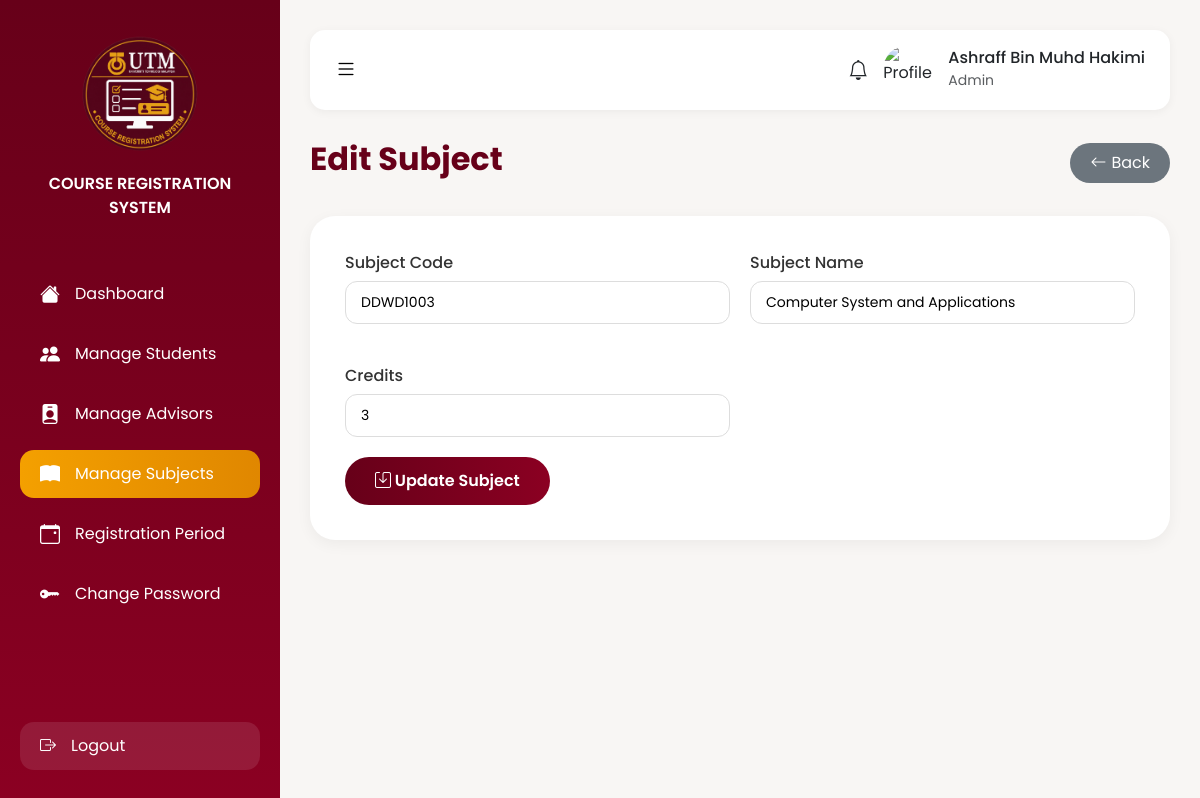
Screenshot of /admin/edit_subject.php?code=DDWD1003 (signed in) with the database file from the repository.
### tables this page shows
CREATE TABLE `users` (
  `user_id` int(11) NOT NULL,
  `matrix_number` varchar(100) NOT NULL,
  `user_name` varchar(100) NOT NULL,
  `utm_email` varchar(100) NOT NULL,
  `second_email` varchar(100) NOT NULL,
  `phone` varchar(100) NOT NULL,
  `password` varchar(100) NOT NULL,
  `role` enum('student','advisor','admin') NOT NULL,
  `login_cred` varchar(100) DEFAULT NULL
);

CREATE TABLE `subjects` (
  `subject_code` varchar(20) NOT NULL,
  `subject_name` varchar(100) NOT NULL,
  `credits` int(2) NOT NULL,
  `programme` varchar(100) NOT NULL,
  `is_hidden` tinyint(1) NOT NULL DEFAULT 0
);

### admin/edit_subject.php (the view, shortened to what this page needs)
<?php
require_once '../db_connect.php';
$admin_name = 'Admin';
$stmt = $conn->prepare("SELECT user_name FROM users WHERE user_id = ?");
$stmt->bind_param("i", $_SESSION['user_id']);
$stmt->execute();
$result = $stmt->get_result();
if ($row = $result->fetch_assoc()) {
    $admin_name = $row['user_name'];
}
$subject_code = trim($_GET['code']);
$stmt = $conn->prepare("SELECT subject_code, subject_name, credits FROM subjects WHERE subject_code = ?");
$stmt->bind_param("s", $subject_code);
$stmt->execute();
$result = $stmt->get_result();
$subject = $result->fetch_assoc();
?>
<!DOCTYPE html>
<html lang="en">
<head>
    <link href="https://cdn.jsdelivr.net/npm/bootstrap@5.3.0/dist/css/bootstrap.min.css" rel="stylesheet">
    <link rel="stylesheet" href="https://cdn.jsdelivr.net/npm/bootstrap-icons@1.11.3/font/bootstrap-icons.min.css">
</head>
<body>
<div class="sidebar">
    <div class="logo"><img src="../images/utmlogo.png" alt="UTM Logo"><div class="system-title">COURSE REGISTRATION SYSTEM</div></div>
    <div class="menu">
        <a href="admin_dashboard.php"><i class="bi bi-house-fill"></i> Dashboard</a>
        <a href="manage_students.php"><i class="bi bi-people-fill"></i> Manage Students</a>
        <a href="manage_advisors.php"><i class="bi bi-person-badge-fill"></i> Manage Advisors</a>
        <a href="manage_subjects.php" class="active"><i class="bi bi-book-fill"></i> Manage Subjects</a>
        <a href="manage_registration_period.php"><i class="bi bi-calendar-event"></i> Registration Period</a>
        <a href="admin_changepassword.php"><i class="bi bi-key-fill"></i> Change Password</a>
    </div>
    <div class="logout"><a href="../index.html"><i class="bi bi-box-arrow-right"></i> Logout</a></div>
</div>
<div class="main-content">
    <div class="topbar">
        <button class="toggle-btn" onclick="toggleSidebar()"><i class="bi bi-list"></i></button>
        <div class="profile-box" onclick="location.href='profile.php'">
            <i class="bi bi-bell fs-5"></i>
            <img src="https://cdn-icons-png.flaticon.com/512/3135/3135715.png" alt="Profile">
            <div><h6 class="mb-0"><?php echo htmlspecialchars($admin_name); ?></h6><small class="text-muted">Admin</small></div>
        </div>
    </div>
    <div class="page-header">
        <h2>Edit Subject</h2>
        <a href="manage_subjects.php" class="btn-cancel"><i class="bi bi-arrow-left"></i> Back</a>
    </div>
    <div class="form-card">
        <form method="POST">
            <div class="row-custom">
                <div class="form-group">
                    <label>Subject Code</label>
                    <input type="text" name="code" value="<?php echo htmlspecialchars($subject['subject_code']); ?>" required>
                </div>
                <div class="form-group">
                    <label>Subject Name</label>
                    <input type="text" name="name" value="<?php echo htmlspecialchars($subject['subject_name']); ?>" required>
                </div>
                <div class="form-group">
                    <label>Credits</label>
                    <input type="number" name="credits" min="1" max="5" value="<?php echo $subject['credits']; ?>" required>
                </div>
            </div>
            <button type="submit" class="btn-submit"><i class="bi bi-save"></i> Update Subject</button>
        </form>
    </div>
</div>
</body>
</html>

### admin/edit_subject.php (style rules this page uses)
* { margin: 0; padding: 0; box-sizing: border-box; font-family: 'Poppins', sans-serif; }
body { background: #f8f6f4; overflow-x: hidden; }
.sidebar { width: 280px; height: 100vh; background: linear-gradient(to bottom, #670019, #8b0022); position: fixed; padding: 30px 20px; color: white; transition: transform 0.3s ease; z-index: 1000; }
.logo { text-align: center; margin-bottom: 50px; }
.logo img { width: 130px; }
.system-title { color: white; font-size: 16px; font-weight: 600; margin-top: 12px; }
.menu a { display: flex; align-items: center; gap: 15px; text-decoration: none; color: white; padding: 9px 20px; border-radius: 14px; margin-bottom: 12px; transition: 0.3s; font-size: 16px; }
.menu a:hover, .menu .active { background: linear-gradient(to right, #f4a000, #e08700); }
.menu i { font-size: 20px; }
.logout { position: absolute; bottom: 30px; width: calc(100% - 40px); left: 20px; }
.logout a { display: flex; align-items: center; gap: 15px; text-decoration: none; color: white; padding: 12px 20px; border-radius: 14px; background: rgba(255,255,255,0.1); }
.main-content { margin-left: 280px; padding: 30px; transition: margin-left 0.3s ease; }
.topbar { display: flex; justify-content: space-between; align-items: center; margin-bottom: 30px; background: white; padding: 15px 25px; border-radius: 15px; box-shadow: 0 2px 10px rgba(0,0,0,0.05); }
.toggle-btn { background: none; border: none; font-size: 22px; cursor: pointer; }
.profile-box { display: flex; align-items: center; gap: 15px; cursor: pointer; }
.profile-box img { width: 50px; height: 50px; border-radius: 50%; }
.page-header { display: flex; justify-content: space-between; align-items: center; margin-bottom: 30px; }
.page-header h2 { color: #670019; font-weight: 700; }
.btn-cancel { background: #6c757d; color: white; padding: 8px 20px; border-radius: 25px; text-decoration: none; display: inline-flex; align-items: center; gap: 5px; }
.form-card { background: white; border-radius: 25px; padding: 35px; box-shadow: 0 4px 15px rgba(0,0,0,0.05); max-width: 1500px; }
.form-group { margin-bottom: 20px; }
.form-group label { display: block; margin-bottom: 6px; font-weight: 500; color: #333; }
.form-group input, .form-group select { width: 100%; padding: 10px 15px; border: 1px solid #ddd; border-radius: 12px; font-size: 14px; }
.row-custom { display: grid; grid-template-columns: 1fr 1fr; gap: 20px; }
.btn-submit { background: linear-gradient(to right, #670019, #8b0022); color: white; border: none; padding: 12px 30px; border-radius: 25px; font-weight: 600; cursor: pointer; transition: 0.3s; }

### rows the page displays
users: user_name "Ashraff Bin Muhd Hakimi"
subjects: code "DDWD1003", name "Computer System and Applications", credits "3"
